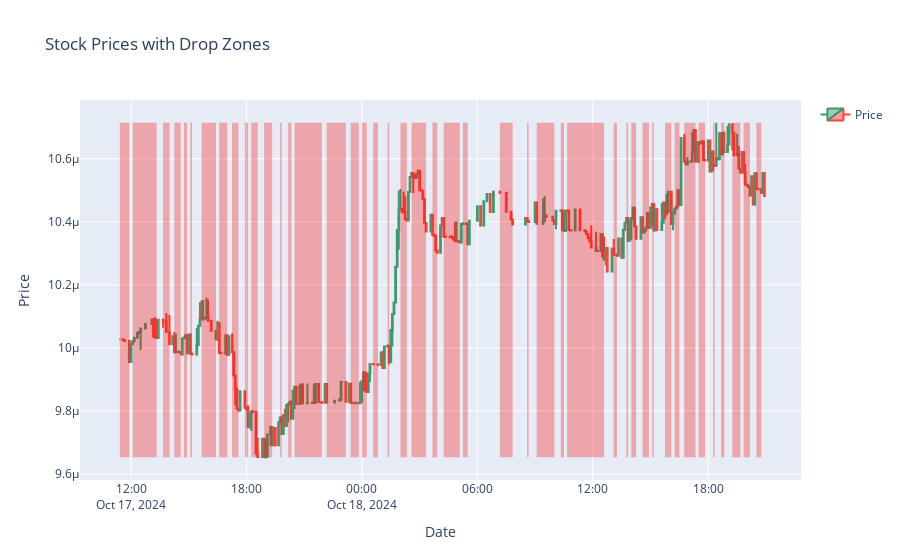

Source (notebook cell):
### Code cell
# Создание свечного графика на основе df_prices
candlestick = go.Candlestick(
    x=df_prices['Date'],
    open=df_prices['Open'],
    high=df_prices['High'],
    low=df_prices['Low'],
    close=df_prices['Close'],
    name='Price',
)

# Теперь добавим красные зоны для падений из второго DataFrame df_drops
drop_zones = []
for index, row in streak_info_df.iterrows():
    drop_zones.append(
        go.Scatter(
            x=[row['start_date'], row['end_date'], row['end_date'], row['start_date'], row['start_date']],
            y=[df_prices['High'].max(), df_prices['High'].max(), df_prices['Low'].min(), df_prices['Low'].min(), df_prices['High'].max()],
            fill='toself',
            fillcolor='rgba(255, 0, 0, 0.3)',  # Прозрачный красный цвет
            line=dict(color='rgba(255, 0, 0, 0)'),
            hoverinfo='skip',  # Отключаем отображение при наведении
            showlegend=False
        )
    )

# Объединяем все данные в одну фигуру
fig = go.Figure(data=[candlestick] + drop_zones)

# Настройки отображения
fig.update_layout(
    title='Stock Prices with Drop Zones',
    xaxis_title='Date',
    yaxis_title='Price',
    xaxis_rangeslider_visible=False
)

# Отображаем график
fig.show()

### Figure 1 — Plotly figure (JSON) as saved in the notebook; plotly's stock layout.template omitted (floating-point values rounded to 4 significant figures; data arrays with more than 128 entries replaced by an {"elided": "..."} marker saying what was removed)
{"data": [{"close": {"elided": "288 float values"}, "high": {"elided": "288 float values"}, "low": {"elided": "288 float values"}, "name": "Price", "open": {"elided": "288 float values"}, "type": "candlestick", "x": {"elided": "288 str values"}}, {"fill": "toself", "fillcolor": "rgba(255, 0, 0, 0.3)", "hoverinfo": "skip", "line": {"color": "rgba(255, 0, 0, 0)"}, "showlegend": false, "type": "scatter", "x": ["2024-10-18T10:40:00", "2024-10-18T12:35:00", "2024-10-18T12:35:00", "2024-10-18T10:40:00", "2024-10-18T10:40:00"], "y": [1.071e-05, 1.071e-05, 9.653e-06, 9.653e-06, 1.071e-05]}, {"fill": "toself", "fillcolor": "rgba(255, 0, 0, 0.3)", "hoverinfo": "skip", "line": {"color": "rgba(255, 0, 0, 0)"}, "showlegend": false, "type": "scatter", "x": ["2024-10-17T17:15:00", "2024-10-17T17:35:00", "2024-10-17T17:35:00", "2024-10-17T17:15:00", "2024-10-17T17:15:00"], "y": [1.071e-05, 1.071e-05, 9.653e-06, 9.653e-06, 1.071e-05]}, {"fill": "toself", "fillcolor": "rgba(255, 0, 0, 0.3)", "hoverinfo": "skip", "line": {"color": "rgba(255, 0, 0, 0)"}, "showlegend": false, "type": "scatter", "x": ["2024-10-18T02:35:00", "2024-10-18T03:20:00", "2024-10-18T03:20:00", "2024-10-18T02:35:00", "2024-10-18T02:35:00"], "y": [1.071e-05, 1.071e-05, 9.653e-06, 9.653e-06, 1.071e-05]}, {"fill": "toself", "fillcolor": "rgba(255, 0, 0, 0.3)", "hoverinfo": "skip", "line": {"color": "rgba(255, 0, 0, 0)"}, "showlegend": false, "type": "scatter", "x": ["2024-10-18T16:45:00", "2024-10-18T17:20:00", "2024-10-18T17:20:00", "2024-10-18T16:45:00", "2024-10-18T16:45:00"], "y": [1.071e-05, 1.071e-05, 9.653e-06, 9.653e-06, 1.071e-05]}, {"fill": "toself", "fillcolor": "rgba(255, 0, 0, 0.3)", "hoverinfo": "skip", "line": {"color": "rgba(255, 0, 0, 0)"}, "showlegend": false, "type": "scatter", "x": ["2024-10-17T20:30:00", "2024-10-17T21:55:00", "2024-10-17T21:55:00", "2024-10-17T20:30:00", "2024-10-17T20:30:00"], "y": [1.071e-05, 1.071e-05, 9.653e-06, 9.653e-06, 1.071e-05]}, {"fill": "toself", "fillcolor": "rgba(255, 0, 0, 0.3)", "hoverinfo": "skip", "line": {"color": "rgba(255, 0, 0, 0)"}, "showlegend": false, "type": "scatter", "x": ["2024-10-17T16:35:00", "2024-10-17T17:00:00", "2024-10-17T17:00:00", "2024-10-17T16:35:00", "2024-10-17T16:35:00"], "y": [1.071e-05, 1.071e-05, 9.653e-06, 9.653e-06, 1.071e-05]}, {"fill": "toself", "fillcolor": "rgba(255, 0, 0, 0.3)", "hoverinfo": "skip", "line": {"color": "rgba(255, 0, 0, 0)"}, "showlegend": false, "type": "scatter", "x": ["2024-10-18T19:15:00", "2024-10-18T19:40:00", "2024-10-18T19:40:00", "2024-10-18T19:15:00", "2024-10-18T19:15:00"], "y": [1.071e-05, 1.071e-05, 9.653e-06, 9.653e-06, 1.071e-05]}, {"fill": "toself", "fillcolor": "rgba(255, 0, 0, 0.3)", "hoverinfo": "skip", "line": {"color": "rgba(255, 0, 0, 0)"}, "showlegend": false, "type": "scatter", "x": ["2024-10-17T18:15:00", "2024-10-17T18:35:00", "2024-10-17T18:35:00", "2024-10-17T18:15:00", "2024-10-17T18:15:00"], "y": [1.071e-05, 1.071e-05, 9.653e-06, 9.653e-06, 1.071e-05]}, {"fill": "toself", "fillcolor": "rgba(255, 0, 0, 0.3)", "hoverinfo": "skip", "line": {"color": "rgba(255, 0, 0, 0)"}, "showlegend": false, "type": "scatter", "x": ["2024-10-18T19:50:00", "2024-10-18T20:10:00", "2024-10-18T20:10:00", "2024-10-18T19:50:00", "2024-10-18T19:50:00"], "y": [1.071e-05, 1.071e-05, 9.653e-06, 9.653e-06, 1.071e-05]}, {"fill": "toself", "fillcolor": "rgba(255, 0, 0, 0.3)", "hoverinfo": "skip", "line": {"color": "rgba(255, 0, 0, 0)"}, "showlegend": false, "type": "scatter", "x": ["2024-10-18T15:45:00", "2024-10-18T16:05:00", "2024-10-18T16:05:00", "2024-10-18T15:45:00", "2024-10-18T15:45:00"], "y": [1.071e-05, 1.071e-05, 9.653e-06, 9.653e-06, 1.071e-05]}, {"fill": "toself", "fillcolor": "rgba(255, 0, 0, 0.3)", "hoverinfo": "skip", "line": {"color": "rgba(255, 0, 0, 0)"}, "showlegend": false, "type": "scatter", "x": ["2024-10-17T18:55:00", "2024-10-17T19:20:00", "2024-10-17T19:20:00", "2024-10-17T18:55:00", "2024-10-17T18:55:00"], "y": [1.071e-05, 1.071e-05, 9.653e-06, 9.653e-06, 1.071e-05]}, {"fill": "toself", "fillcolor": "rgba(255, 0, 0, 0.3)", "hoverinfo": "skip", "line": {"color": "rgba(255, 0, 0, 0)"}, "showlegend": false, "type": "scatter", "x": ["2024-10-17T17:55:00", "2024-10-17T18:05:00", "2024-10-17T18:05:00", "2024-10-17T17:55:00", "2024-10-17T17:55:00"], "y": [1.071e-05, 1.071e-05, 9.653e-06, 9.653e-06, 1.071e-05]}, {"fill": "toself", "fillcolor": "rgba(255, 0, 0, 0.3)", "hoverinfo": "skip", "line": {"color": "rgba(255, 0, 0, 0)"}, "showlegend": false, "type": "scatter", "x": ["2024-10-18T03:40:00", "2024-10-18T03:55:00", "2024-10-18T03:55:00", "2024-10-18T03:40:00", "2024-10-18T03:40:00"], "y": [1.071e-05, 1.071e-05, 9.653e-06, 9.653e-06, 1.071e-05]}, {"fill": "toself", "fillcolor": "rgba(255, 0, 0, 0.3)", "hoverinfo": "skip", "line": {"color": "rgba(255, 0, 0, 0)"}, "showlegend": false, "type": "scatter", "x": ["2024-10-17T22:10:00", "2024-10-17T23:10:00", "2024-10-17T23:10:00", "2024-10-17T22:10:00", "2024-10-17T22:10:00"], "y": [1.071e-05, 1.071e-05, 9.653e-06, 9.653e-06, 1.071e-05]}, {"fill": "toself", "fillcolor": "rgba(255, 0, 0, 0.3)", "hoverinfo": "skip", "line": {"color": "rgba(255, 0, 0, 0)"}, "showlegend": false, "type": "scatter", "x": ["2024-10-18T07:10:00", "2024-10-18T07:50:00", "2024-10-18T07:50:00", "2024-10-18T07:10:00", "2024-10-18T07:10:00"], "y": [1.071e-05, 1.071e-05, 9.653e-06, 9.653e-06, 1.071e-05]}, {"fill": "toself", "fillcolor": "rgba(255, 0, 0, 0.3)", "hoverinfo": "skip", "line": {"color": "rgba(255, 0, 0, 0)"}, "showlegend": false, "type": "scatter", "x": ["2024-10-18T18:05:00", "2024-10-18T18:05:00", "2024-10-18T18:05:00", "2024-10-18T18:05:00", "2024-10-18T18:05:00"], "y": [1.071e-05, 1.071e-05, 9.653e-06, 9.653e-06, 1.071e-05]}, {"fill": "toself", "fillcolor": "rgba(255, 0, 0, 0.3)", "hoverinfo": "skip", "line": {"color": "rgba(255, 0, 0, 0)"}, "showlegend": false, "type": "scatter", "x": ["2024-10-18T14:00:00", "2024-10-18T14:15:00", "2024-10-18T14:15:00", "2024-10-18T14:00:00", "2024-10-18T14:00:00"], "y": [1.071e-05, 1.071e-05, 9.653e-06, 9.653e-06, 1.071e-05]}, {"fill": "toself", "fillcolor": "rgba(255, 0, 0, 0.3)", "hoverinfo": "skip", "line": {"color": "rgba(255, 0, 0, 0)"}, "showlegend": false, "type": "scatter", "x": ["2024-10-18T20:20:00", "2024-10-18T20:20:00", "2024-10-18T20:20:00", "2024-10-18T20:20:00", "2024-10-18T20:20:00"], "y": [1.071e-05, 1.071e-05, 9.653e-06, 9.653e-06, 1.071e-05]}, {"fill": "toself", "fillcolor": "rgba(255, 0, 0, 0.3)", "hoverinfo": "skip", "line": {"color": "rgba(255, 0, 0, 0)"}, "showlegend": false, "type": "scatter", "x": ["2024-10-18T14:35:00", "2024-10-18T14:55:00", "2024-10-18T14:55:00", "2024-10-18T14:35:00", "2024-10-18T14:35:00"], "y": [1.071e-05, 1.071e-05, 9.653e-06, 9.653e-06, 1.071e-05]}, {"fill": "toself", "fillcolor": "rgba(255, 0, 0, 0.3)", "hoverinfo": "skip", "line": {"color": "rgba(255, 0, 0, 0)"}, "showlegend": false, "type": "scatter", "x": ["2024-10-17T13:40:00", "2024-10-17T14:00:00", "2024-10-17T14:00:00", "2024-10-17T13:40:00", "2024-10-17T13:40:00"], "y": [1.071e-05, 1.071e-05, 9.653e-06, 9.653e-06, 1.071e-05]}, {"fill": "toself", "fillcolor": "rgba(255, 0, 0, 0.3)", "hoverinfo": "skip", "line": {"color": "rgba(255, 0, 0, 0)"}, "showlegend": false, "type": "scatter", "x": ["2024-10-18T04:15:00", "2024-10-18T05:05:00", "2024-10-18T05:05:00", "2024-10-18T04:15:00", "2024-10-18T04:15:00"], "y": [1.071e-05, 1.071e-05, 9.653e-06, 9.653e-06, 1.071e-05]}, {"fill": "toself", "fillcolor": "rgba(255, 0, 0, 0.3)", "hoverinfo": "skip", "line": {"color": "rgba(255, 0, 0, 0)"}, "showlegend": false, "type": "scatter", "x": ["2024-10-18T12:45:00", "2024-10-18T12:45:00", "2024-10-18T12:45:00", "2024-10-18T12:45:00", "2024-10-18T12:45:00"], "y": [1.071e-05, 1.071e-05, 9.653e-06, 9.653e-06, 1.071e-05]}, {"fill": "toself", "fillcolor": "rgba(255, 0, 0, 0.3)", "hoverinfo": "skip", "line": {"color": "rgba(255, 0, 0, 0)"}, "showlegend": false, "type": "scatter", "x": ["2024-10-17T11:25:00", "2024-10-17T11:55:00", "2024-10-17T11:55:00", "2024-10-17T11:25:00", "2024-10-17T11:25:00"], "y": [1.071e-05, 1.071e-05, 9.653e-06, 9.653e-06, 1.071e-05]}, {"fill": "toself", "fillcolor": "rgba(255, 0, 0, 0.3)", "hoverinfo": "skip", "line": {"color": "rgba(255, 0, 0, 0)"}, "showlegend": false, "type": "scatter", "x": ["2024-10-18T15:05:00", "2024-10-18T15:10:00", "2024-10-18T15:10:00", "2024-10-18T15:05:00", "2024-10-18T15:05:00"], "y": [1.071e-05, 1.071e-05, 9.653e-06, 9.653e-06, 1.071e-05]}, {"fill": "toself", "fillcolor": "rgba(255, 0, 0, 0.3)", "hoverinfo": "skip", "line": {"color": "rgba(255, 0, 0, 0)"}, "showlegend": false, "type": "scatter", "x": ["2024-10-17T15:40:00", "2024-10-17T16:25:00", "2024-10-17T16:25:00", "2024-10-17T15:40:00", "2024-10-17T15:40:00"], "y": [1.071e-05, 1.071e-05, 9.653e-06, 9.653e-06, 1.071e-05]}, {"fill": "toself", "fillcolor": "rgba(255, 0, 0, 0.3)", "hoverinfo": "skip", "line": {"color": "rgba(255, 0, 0, 0)"}, "showlegend": false, "type": "scatter", "x": ["2024-10-18T09:05:00", "2024-10-18T10:00:00", "2024-10-18T10:00:00", "2024-10-18T09:05:00", "2024-10-18T09:05:00"], "y": [1.071e-05, 1.071e-05, 9.653e-06, 9.653e-06, 1.071e-05]}, {"fill": "toself", "fillcolor": "rgba(255, 0, 0, 0.3)", "hoverinfo": "skip", "line": {"color": "rgba(255, 0, 0, 0)"}, "showlegend": false, "type": "scatter", "x": ["2024-10-18T15:20:00", "2024-10-18T15:20:00", "2024-10-18T15:20:00", "2024-10-18T15:20:00", "2024-10-18T15:20:00"], "y": [1.071e-05, 1.071e-05, 9.653e-06, 9.653e-06, 1.071e-05]}, {"fill": "toself", "fillcolor": "rgba(255, 0, 0, 0.3)", "hoverinfo": "skip", "line": {"color": "rgba(255, 0, 0, 0)"}, "showlegend": false, "type": "scatter", "x": ["2024-10-17T15:05:00", "2024-10-17T15:10:00", "2024-10-17T15:10:00", "2024-10-17T15:05:00", "2024-10-17T15:05:00"], "y": [1.071e-05, 1.071e-05, 9.653e-06, 9.653e-06, 1.071e-05]}, {"fill": "toself", "fillcolor": "rgba(255, 0, 0, 0.3)", "hoverinfo": "skip", "line": {"color": "rgba(255, 0, 0, 0)"}, "showlegend": false, "type": "scatter", "x": ["2024-10-17T23:25:00", "2024-10-17T23:50:00", "2024-10-17T23:50:00", "2024-10-17T23:25:00", "2024-10-17T23:25:00"], "y": [1.071e-05, 1.071e-05, 9.653e-06, 9.653e-06, 1.071e-05]}, {"fill": "toself", "fillcolor": "rgba(255, 0, 0, 0.3)", "hoverinfo": "skip", "line": {"color": "rgba(255, 0, 0, 0)"}, "showlegend": false, "type": "scatter", "x": ["2024-10-18T05:15:00", "2024-10-18T05:30:00", "2024-10-18T05:30:00", "2024-10-18T05:15:00", "2024-10-18T05:15:00"], "y": [1.071e-05, 1.071e-05, 9.653e-06, 9.653e-06, 1.071e-05]}, {"fill": "toself", "fillcolor": "rgba(255, 0, 0, 0.3)", "hoverinfo": "skip", "line": {"color": "rgba(255, 0, 0, 0)"}, "showlegend": false, "type": "scatter", "x": ["2024-10-18T10:20:00", "2024-10-18T10:30:00", "2024-10-18T10:30:00", "2024-10-18T10:20:00", "2024-10-18T10:20:00"], "y": [1.071e-05, 1.071e-05, 9.653e-06, 9.653e-06, 1.071e-05]}, {"fill": "toself", "fillcolor": "rgba(255, 0, 0, 0.3)", "hoverinfo": "skip", "line": {"color": "rgba(255, 0, 0, 0)"}, "showlegend": false, "type": "scatter", "x": ["2024-10-18T13:30:00", "2024-10-18T13:30:00", "2024-10-18T13:30:00", "2024-10-18T13:30:00", "2024-10-18T13:30:00"], "y": [1.071e-05, 1.071e-05, 9.653e-06, 9.653e-06, 1.071e-05]}, {"fill": "toself", "fillcolor": "rgba(255, 0, 0, 0.3)", "hoverinfo": "skip", "line": {"color": "rgba(255, 0, 0, 0)"}, "showlegend": false, "type": "scatter", "x": ["2024-10-18T20:30:00", "2024-10-18T20:45:00", "2024-10-18T20:45:00", "2024-10-18T20:30:00", "2024-10-18T20:30:00"], "y": [1.071e-05, 1.071e-05, 9.653e-06, 9.653e-06, 1.071e-05]}, {"fill": "toself", "fillcolor": "rgba(255, 0, 0, 0.3)", "hoverinfo": "skip", "line": {"color": "rgba(255, 0, 0, 0)"}, "showlegend": false, "type": "scatter", "x": ["2024-10-18T06:10:00", "2024-10-18T06:10:00", "2024-10-18T06:10:00", "2024-10-18T06:10:00", "2024-10-18T06:10:00"], "y": [1.071e-05, 1.071e-05, 9.653e-06, 9.653e-06, 1.071e-05]}, {"fill": "toself", "fillcolor": "rgba(255, 0, 0, 0.3)", "hoverinfo": "skip", "line": {"color": "rgba(255, 0, 0, 0)"}, "showlegend": false, "type": "scatter", "x": ["2024-10-18T00:00:00", "2024-10-18T00:15:00", "2024-10-18T00:15:00", "2024-10-18T00:00:00", "2024-10-18T00:00:00"], "y": [1.071e-05, 1.071e-05, 9.653e-06, 9.653e-06, 1.071e-05]}, {"fill": "toself", "fillcolor": "rgba(255, 0, 0, 0.3)", "hoverinfo": "skip", "line": {"color": "rgba(255, 0, 0, 0)"}, "showlegend": false, "type": "scatter", "x": ["2024-10-17T19:30:00", "2024-10-17T19:30:00", "2024-10-17T19:30:00", "2024-10-17T19:30:00", "2024-10-17T19:30:00"], "y": [1.071e-05, 1.071e-05, 9.653e-06, 9.653e-06, 1.071e-05]}, {"fill": "toself", "fillcolor": "rgba(255, 0, 0, 0.3)", "hoverinfo": "skip", "line": {"color": "rgba(255, 0, 0, 0)"}, "showlegend": false, "type": "scatter", "x": ["2024-10-18T18:40:00", "2024-10-18T18:50:00", "2024-10-18T18:50:00", "2024-10-18T18:40:00", "2024-10-18T18:40:00"], "y": [1.071e-05, 1.071e-05, 9.653e-06, 9.653e-06, 1.071e-05]}, {"fill": "toself", "fillcolor": "rgba(255, 0, 0, 0.3)", "hoverinfo": "skip", "line": {"color": "rgba(255, 0, 0, 0)"}, "showlegend": false, "type": "scatter", "x": ["2024-10-17T14:15:00", "2024-10-17T14:35:00", "2024-10-17T14:35:00", "2024-10-17T14:15:00", "2024-10-17T14:15:00"], "y": [1.071e-05, 1.071e-05, 9.653e-06, 9.653e-06, 1.071e-05]}, {"fill": "toself", "fillcolor": "rgba(255, 0, 0, 0.3)", "hoverinfo": "skip", "line": {"color": "rgba(255, 0, 0, 0)"}, "showlegend": false, "type": "scatter", "x": ["2024-10-18T13:45:00", "2024-10-18T13:50:00", "2024-10-18T13:50:00", "2024-10-18T13:45:00", "2024-10-18T13:45:00"], "y": [1.071e-05, 1.071e-05, 9.653e-06, 9.653e-06, 1.071e-05]}, {"fill": "toself", "fillcolor": "rgba(255, 0, 0, 0.3)", "hoverinfo": "skip", "line": {"color": "rgba(255, 0, 0, 0)"}, "showlegend": false, "type": "scatter", "x": ["2024-10-18T17:30:00", "2024-10-18T17:50:00", "2024-10-18T17:50:00", "2024-10-18T17:30:00", "2024-10-18T17:30:00"], "y": [1.071e-05, 1.071e-05, 9.653e-06, 9.653e-06, 1.071e-05]}, {"fill": "toself", "fillcolor": "rgba(255, 0, 0, 0.3)", "hoverinfo": "skip", "line": {"color": "rgba(255, 0, 0, 0)"}, "showlegend": false, "type": "scatter", "x": ["2024-10-18T06:40:00", "2024-10-18T06:40:00", "2024-10-18T06:40:00", "2024-10-18T06:40:00", "2024-10-18T06:40:00"], "y": [1.071e-05, 1.071e-05, 9.653e-06, 9.653e-06, 1.071e-05]}, {"fill": "toself", "fillcolor": "rgba(255, 0, 0, 0.3)", "hoverinfo": "skip", "line": {"color": "rgba(255, 0, 0, 0)"}, "showlegend": false, "type": "scatter", "x": ["2024-10-18T01:05:00", "2024-10-18T01:05:00", "2024-10-18T01:05:00", "2024-10-18T01:05:00", "2024-10-18T01:05:00"], "y": [1.071e-05, 1.071e-05, 9.653e-06, 9.653e-06, 1.071e-05]}, {"fill": "toself", "fillcolor": "rgba(255, 0, 0, 0.3)", "hoverinfo": "skip", "line": {"color": "rgba(255, 0, 0, 0)"}, "showlegend": false, "type": "scatter", "x": ["2024-10-18T01:20:00", "2024-10-18T01:25:00", "2024-10-18T01:25:00", "2024-10-18T01:20:00", "2024-10-18T01:20:00"], "y": [1.071e-05, 1.071e-05, 9.653e-06, 9.653e-06, 1.071e-05]}, {"fill": "toself", "fillcolor": "rgba(255, 0, 0, 0.3)", "hoverinfo": "skip", "line": {"color": "rgba(255, 0, 0, 0)"}, "showlegend": false, "type": "scatter", "x": ["2024-10-17T14:45:00", "2024-10-17T14:55:00", "2024-10-17T14:55:00", "2024-10-17T14:45:00", "2024-10-17T14:45:00"], "y": [1.071e-05, 1.071e-05, 9.653e-06, 9.653e-06, 1.071e-05]}, {"fill": "toself", "fillcolor": "rgba(255, 0, 0, 0.3)", "hoverinfo": "skip", "line": {"color": "rgba(255, 0, 0, 0)"}, "showlegend": false, "type": "scatter", "x": ["2024-10-17T20:10:00", "2024-10-17T20:20:00", "2024-10-17T20:20:00", "2024-10-17T20:10:00", "2024-10-17T20:10:00"], "y": [1.071e-05, 1.071e-05, 9.653e-06, 9.653e-06, 1.071e-05]}, {"fill": "toself", "fillcolor": "rgba(255, 0, 0, 0.3)", "hoverinfo": "skip", "line": {"color": "rgba(255, 0, 0, 0)"}, "showlegend": false, "type": "scatter", "x": ["2024-10-18T18:15:00", "2024-10-18T18:20:00", "2024-10-18T18:20:00", "2024-10-18T18:15:00", "2024-10-18T18:15:00"], "y": [1.071e-05, 1.071e-05, 9.653e-06, 9.653e-06, 1.071e-05]}, {"fill": "toself", "fillcolor": "rgba(255, 0, 0, 0.3)", "hoverinfo": "skip", "line": {"color": "rgba(255, 0, 0, 0)"}, "showlegend": false, "type": "scatter", "x": ["2024-10-17T19:45:00", "2024-10-17T19:50:00", "2024-10-17T19:50:00", "2024-10-17T19:45:00", "2024-10-17T19:45:00"], "y": [1.071e-05, 1.071e-05, 9.653e-06, 9.653e-06, 1.071e-05]}, {"fill": "toself", "fillcolor": "rgba(255, 0, 0, 0.3)", "hoverinfo": "skip", "line": {"color": "rgba(255, 0, 0, 0)"}, "showlegend": false, "type": "scatter", "x": ["2024-10-17T20:00:00", "2024-10-17T20:00:00", "2024-10-17T20:00:00", "2024-10-17T20:00:00", "2024-10-17T20:00:00"], "y": [1.071e-05, 1.071e-05, 9.653e-06, 9.653e-06, 1.071e-05]}, {"fill": "toself", "fillcolor": "rgba(255, 0, 0, 0.3)", "hoverinfo": "skip", "line": {"color": "rgba(255, 0, 0, 0)"}, "showlegend": false, "type": "scatter", "x": ["2024-10-18T02:00:00", "2024-10-18T02:20:00", "2024-10-18T02:20:00", "2024-10-18T02:00:00", "2024-10-18T02:00:00"], "y": [1.071e-05, 1.071e-05, 9.653e-06, 9.653e-06, 1.071e-05]}, {"fill": "toself", "fillcolor": "rgba(255, 0, 0, 0.3)", "hoverinfo": "skip", "line": {"color": "rgba(255, 0, 0, 0)"}, "showlegend": false, "type": "scatter", "x": ["2024-10-18T16:15:00", "2024-10-18T16:30:00", "2024-10-18T16:30:00", "2024-10-18T16:15:00", "2024-10-18T16:15:00"], "y": [1.071e-05, 1.071e-05, 9.653e-06, 9.653e-06, 1.071e-05]}, {"fill": "toself", "fillcolor": "rgba(255, 0, 0, 0.3)", "hoverinfo": "skip", "line": {"color": "rgba(255, 0, 0, 0)"}, "showlegend": false, "type": "scatter", "x": ["2024-10-18T13:05:00", "2024-10-18T13:15:00", "2024-10-18T13:15:00", "2024-10-18T13:05:00", "2024-10-18T13:05:00"], "y": [1.071e-05, 1.071e-05, 9.653e-06, 9.653e-06, 1.071e-05]}, {"fill": "toself", "fillcolor": "rgba(255, 0, 0, 0.3)", "hoverinfo": "skip", "line": {"color": "rgba(255, 0, 0, 0)"}, "showlegend": false, "type": "scatter", "x": ["2024-10-18T08:35:00", "2024-10-18T08:40:00", "2024-10-18T08:40:00", "2024-10-18T08:35:00", "2024-10-18T08:35:00"], "y": [1.071e-05, 1.071e-05, 9.653e-06, 9.653e-06, 1.071e-05]}, {"fill": "toself", "fillcolor": "rgba(255, 0, 0, 0.3)", "hoverinfo": "skip", "line": {"color": "rgba(255, 0, 0, 0)"}, "showlegend": false, "type": "scatter", "x": ["2024-10-17T12:05:00", "2024-10-17T13:20:00", "2024-10-17T13:20:00", "2024-10-17T12:05:00", "2024-10-17T12:05:00"], "y": [1.071e-05, 1.071e-05, 9.653e-06, 9.653e-06, 1.071e-05]}, {"fill": "toself", "fillcolor": "rgba(255, 0, 0, 0.3)", "hoverinfo": "skip", "line": {"color": "rgba(255, 0, 0, 0)"}, "showlegend": false, "type": "scatter", "x": ["2024-10-18T18:30:00", "2024-10-18T18:30:00", "2024-10-18T18:30:00", "2024-10-18T18:30:00", "2024-10-18T18:30:00"], "y": [1.071e-05, 1.071e-05, 9.653e-06, 9.653e-06, 1.071e-05]}, {"fill": "toself", "fillcolor": "rgba(255, 0, 0, 0.3)", "hoverinfo": "skip", "line": {"color": "rgba(255, 0, 0, 0)"}, "showlegend": false, "type": "scatter", "x": ["2024-10-18T00:35:00", "2024-10-18T00:50:00", "2024-10-18T00:50:00", "2024-10-18T00:35:00", "2024-10-18T00:35:00"], "y": [1.071e-05, 1.071e-05, 9.653e-06, 9.653e-06, 1.071e-05]}], "layout": {"title": {"text": "Stock Prices with Drop Zones"}, "xaxis": {"rangeslider": {"visible": false}, "title": {"text": "Date"}}, "yaxis": {"title": {"text": "Price"}}}}
